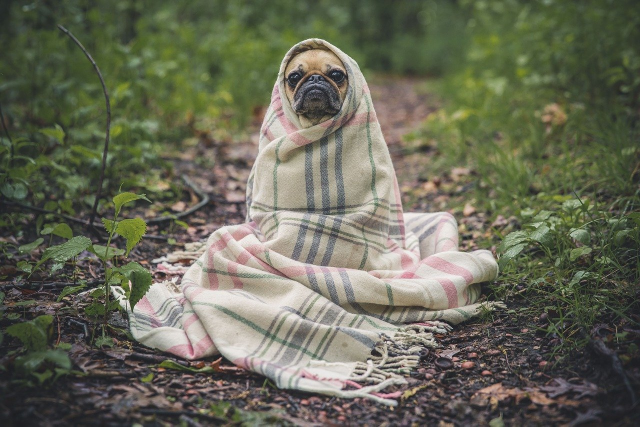
#> input picture PIL/original.jpg, 1280 x 853 px, found by its file name (shown at 1/2 size)
$ python pil.py
#> lines starting #> are read from the running program, lines starting #| are printed output that depends on the picture
from PIL import Image, ImageFilter

class ImageEditor():
    def __init__(self,filename):
        self.filename = filename
        self.original = None
        self.changed = list()

    def open(self):
        try:
            self.original = Image.open(self.filename)
#> self.original is the input picture: PIL image 1280x853 RGB; mean R, G, B 103.8, 105.2, 87.6
        except:
            print('File not found')
        self.original.show()

    def crop(self):
        box = (250,100,600,400)
        cropped = self.original.crop(box)
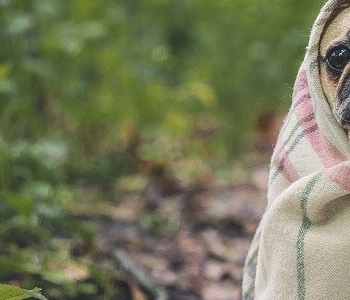
#> cropped: PIL image 350x300 RGB; mean R, G, B 117.2, 120.2, 90.2
        self.changed.append(cropped)

        tempFilename = self.filename.split('.')
        newFilename = tempFilename[0]+str(len(self.changed)) + '.jpg'
#> newFilename = 'imageProcess\\original1.jpg'
        cropped.save(newFilename)

myImage = ImageEditor('imageProcess\original.jpg')
myImage.open()
myImage.crop()
for img in myImage.changed:
    img.show()
#> this loop made 1 pass
